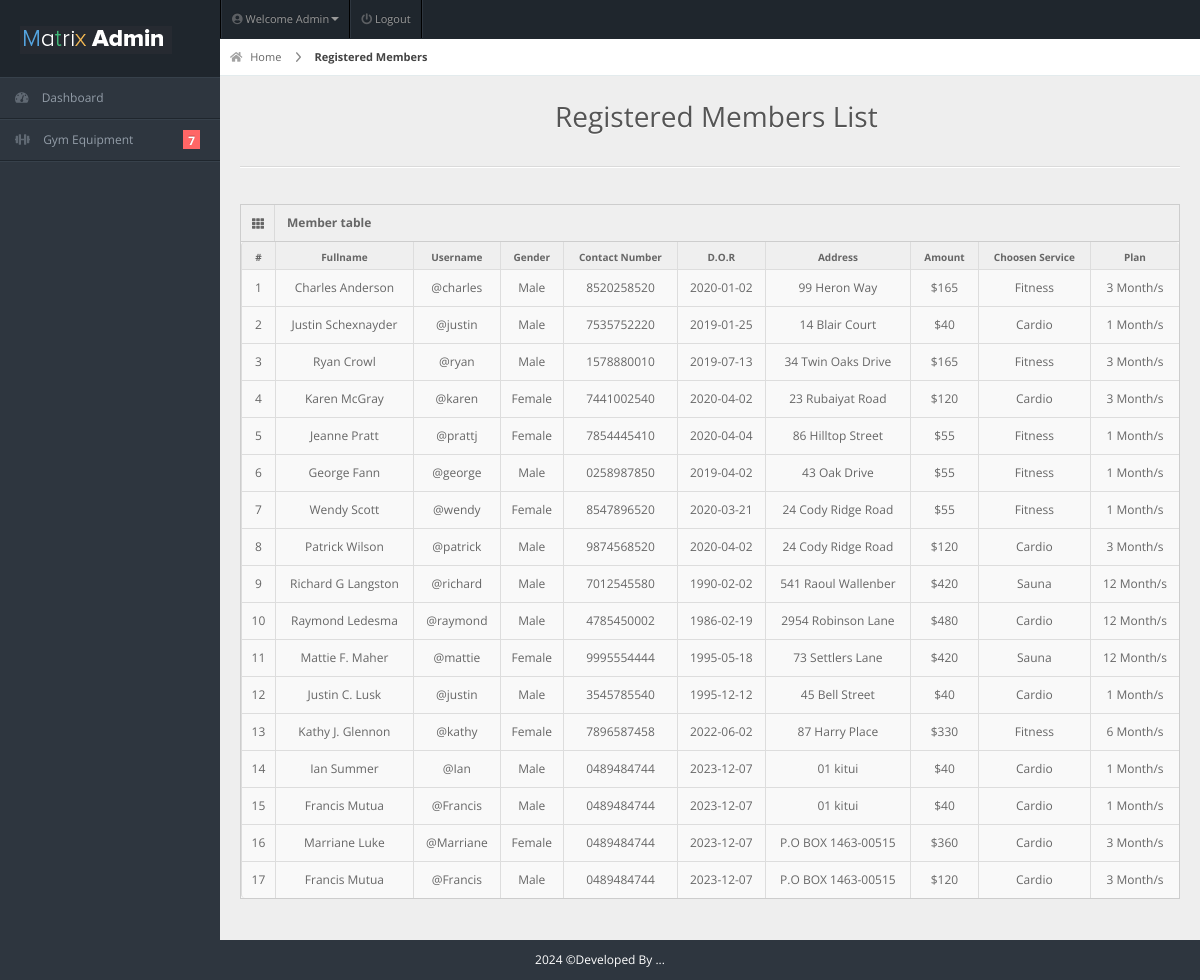
The app's page /admin/members.php (signed in) with its own data.
### tables this page shows
CREATE TABLE `members` (
  `user_id` int(11) NOT NULL,
  `fullname` varchar(20) NOT NULL,
  `username` varchar(20) NOT NULL,
  `password` varchar(100) NOT NULL,
  `gender` varchar(20) NOT NULL,
  `dor` date NOT NULL,
  `services` varchar(50) NOT NULL,
  `amount` int(11) NOT NULL,
  `paid_date` date NOT NULL,
  `p_year` int(11) NOT NULL,
  `plan` varchar(100) NOT NULL,
  `address` varchar(20) NOT NULL,
  `contact` varchar(10) NOT NULL,
  `status` varchar(20) NOT NULL DEFAULT 'Active',
  `attendance_count` int(11) DEFAULT 0,
  `ini_weight` int(11) NOT NULL DEFAULT 0,
  `curr_weight` int(11) NOT NULL DEFAULT 0,
  `ini_bodytype` varchar(50) DEFAULT '',
  `curr_bodytype` varchar(50) DEFAULT '',
  `progress_date` date DEFAULT NULL,
  `reminder` int(11) NOT NULL DEFAULT 0
);

### admin/members.php (the view, shortened to what this page needs)
<!DOCTYPE html>
<html lang="en">
<head>
<link rel="stylesheet" href="../css/bootstrap.min.css" />
<link rel="stylesheet" href="../css/bootstrap-responsive.min.css" />
<link rel="stylesheet" href="../css/fullcalendar.css" />
<link rel="stylesheet" href="../css/matrix-style.css" />
<link rel="stylesheet" href="../css/matrix-media.css" />
<link href="../font-awesome/css/fontawesome.css" rel="stylesheet" />
<link href="../font-awesome/css/all.css" rel="stylesheet" />
<link rel="stylesheet" href="../css/jquery.gritter.css" />
</head>
<body>
<div id="header">
  <h1><a href="dashboard.html">Gym Admin</a></h1>
</div>
<?php include 'includes/topheader.php'?>
<?php $page="members"; include 'includes/sidebar.php'?>
<div id="content">
  <div id="content-header">
    <div id="breadcrumb"> <a href="#" title="Go to Home" class="tip-bottom"><i class="fas fa-home"></i> Home</a> <a href="#" class="current">Registered Members</a> </div>
    <h1 class="text-center">Registered Members List <i class="fas fa-group"></i></h1>
  </div>
  <div class="container-fluid">
    <hr>
    <div class="row-fluid">
      <div class="span12">
      <div class='widget-box'>
          <div class='widget-title'> <span class='icon'> <i class='fas fa-th'></i> </span>
            <h5>Member table</h5>
          </div>
          <div class='widget-content nopadding'>
	  <?php
      include "dbcon.php";
      $qry="select * from members";
      $cnt = 1;
        $result=mysqli_query($con,$qry);
          echo"<table class='table table-bordered table-hover'>
              <thead>
                <tr>
                  <th>#</th>
                  <th>Fullname</th>
                  <th>Username</th>
                  <th>Gender</th>
                  <th>Contact Number</th>
                  <th>D.O.R</th>
                  <th>Address</th>
                  <th>Amount</th>
                  <th>Choosen Service</th>
                  <th>Plan</th>
                </tr>
              </thead>";
            while($row=mysqli_fetch_array($result)){
            echo"<tbody>
                <td><div class='text-center'>".$cnt."</div></td>
                <td><div class='text-center'>".$row['fullname']."</div></td>
                <td><div class='text-center'>@".$row['username']."</div></td>
                <td><div class='text-center'>".$row['gender']."</div></td>
                <td><div class='text-center'>".$row['contact']."</div></td>
                <td><div class='text-center'>".$row['dor']."</div></td>
                <td><div class='text-center'>".$row['address']."</div></td>
                <td><div class='text-center'>$".$row['amount']."</div></td>
                <td><div class='text-center'>".$row['services']."</div></td>
                <td><div class='text-center'>".$row['plan']." Month/s</div></td>
              </tbody>";
          $cnt++;  }
            ?>
            </table>
          </div>
        </div>
      </div>
    </div>
  </div>
</div>
<div class="row-fluid">
  <div id="footer" class="span12"> <?php echo date("Y");?> &copy;Developed By ...</a> </div>
</div>
</body>
</html>

### css/matrix-style.css (style rules this page uses)
* { outline: none !important; -moz-outline: none !important; }
html, body { height: 100%; }
body { overflow-x: hidden; margin-top: -10px; font-family: "Open Sans", sans-serif; font-size: 12px; color: #666; }
a { color: #666; }
select, textarea, input[type="text"], input[type="password"], input[type="datetime"], input[type="datetime-local"], input[type="date"], input[type="month"], input[type="time"], input[type="week"], input[type="number"], input[type="email"], input[type="url"], input[type="search"], input[type="tel"], input[type="color"], .uneditable-input, .label, .dropdown-menu, .btn, .well, .progress, .table-bordered, .btn-group > .btn:first-child, .btn-group > .btn:last-child, .btn-group > .btn:last-child, .btn-group > .dropdown-toggle, .alert { border-radius: 0px; }
#footer { padding: 10px; text-align: center; }
hr { border-top-color: #dadada; }
#header { height: 77px; position: relative; width: 100%; z-index: -9; }
#header h1 { background: url("../img/icontest3.png") no-repeat scroll 0 0 transparent; height: 31px; left: 20px; line-height: 600px; overflow: hidden; position: relative; top: 26px; width: 191px; }
#header h1 a { display: block; }
#content { background: none repeat scroll 0 0 #eeeeee; margin-left: 220px; margin-right: 0; padding-bottom: 25px; position: relative; min-height: 100%; width: auto; }
#content-header { position: abslute; width: 100%; margin-top: -38px; z-index: 20; }
#content-header h1 { color: #555555; font-size: 28px; font-weight: normal; float: none; text-shadow: 0 1px 0 #ffffff; margin-left: 20px; position: relative; }
#content-header h1, #content-header .btn-group { margin-top: 20px; }
#breadcrumb { background-color: #fff; border-bottom: 1px solid #e3ebed; }
#breadcrumb a { padding: 8px 20px 8px 10px; display: inline-block; background-image: url("../img/breadcrumb.png"); background-position: center right; background-repeat: no-repeat; font-size: 11px; color: #666666; }
#breadcrumb a:last-child { background-image: none; }
#breadcrumb a.current { font-weight: bold; color: #444444; }
#breadcrumb a i { margin-right: 5px; opacity: 0.6; }
.widget-box { background: none repeat scroll 0 0 #f9f9f9; border-left: 1px solid #cdcdcd; border-top: 1px solid #cdcdcd; border-right: 1px solid #cdcdcd; clear: both; margin-top: 16px; margin-bottom: 16px; position: relative; }
.widget-title, .modal-header, .table th, div.dataTables_wrapper .ui-widget-header { background: #efefef; border-bottom: 1px solid #cdcdcd; height: 36px; }
.widget-title span.icon { padding: 9px 10px 7px 11px; float: left; border-right: 1px solid #dadada; }
.widget-title h5 { color: #666; float: left; font-size: 12px; font-weight: bold; padding: 12px; line-height: 12px; margin: 0; }
.widget-content { padding: 15px; border-bottom: 1px solid #cdcdcd; }
.table th { height: auto; font-size: 10px; padding: 5px 10px 2px; border-bottom: 0; text-align: center; color: #666666; }
.nopadding { padding: 0 !important; }
.nopadding .table { margin-bottom: 0; }
.nopadding .table-bordered { border: 0; }

### css/matrix-media.css (style rules this page uses)
body { background:#2E363F; }
#header { background-color: #1f262d; margin-top:10px; }

### admin/members.php (style rules this page uses)
#footer { color: white; }

### records on screen
members: fullname "Charles Anderson", username "charles", gender "Male", contact "8520258520", dor "2020-01-02", address "99 Heron Way", amount "165", services "Fitness", plan "3"
members: fullname "Justin Schexnayder", username "justin", gender "Male", contact "7535752220", dor "2019-01-25", address "14 Blair Court", amount "40", services "Cardio", plan "1"
members: fullname "Ryan Crowl", username "ryan", gender "Male", contact "1578880010", dor "2019-07-13", address "34 Twin Oaks Drive", amount "165", services "Fitness", plan "3"
members: fullname "Karen McGray", username "karen", gender "Female", contact "7441002540", dor "2020-04-02", address "23 Rubaiyat Road", amount "120", services "Cardio", plan "3"
members: fullname "Jeanne Pratt", username "prattj", gender "Female", contact "7854445410", dor "2020-04-04", address "86 Hilltop Street", amount "55", services "Fitness", plan "1"
members: fullname "George Fann", username "george", gender "Male", contact "0258987850", dor "2019-04-02", address "43 Oak Drive", amount "55", services "Fitness", plan "1"
members: fullname "Wendy Scott", username "wendy", gender "Female", contact "8547896520", dor "2020-03-21", address "24 Cody Ridge Road", amount "55", services "Fitness", plan "1"
members: fullname "Patrick Wilson", username "patrick", gender "Male", contact "9874568520", dor "2020-04-02", address "24 Cody Ridge Road", amount "120", services "Cardio", plan "3"
members: fullname "Richard G Langston", username "richard", gender "Male", contact "7012545580", dor "1990-02-02", address "541 Raoul Wallenber", amount "420", services "Sauna", plan "12"
members: fullname "Raymond Ledesma", username "raymond", gender "Male", contact "4785450002", dor "1986-02-19", address "2954 Robinson Lane", amount "480", services "Cardio", plan "12"
members: fullname "Mattie F. Maher", username "mattie", gender "Female", contact "9995554444", dor "1995-05-18", address "73 Settlers Lane", amount "420", services "Sauna", plan "12"
members: fullname "Justin C. Lusk", username "justin", gender "Male", contact "3545785540", dor "1995-12-12", address "45 Bell Street", amount "40", services "Cardio", plan "1"
members: fullname "Kathy J. Glennon", username "kathy", gender "Female", contact "7896587458", dor "2022-06-02", address "87 Harry Place", amount "330", services "Fitness", plan "6"
members: fullname "Ian Summer", username "Ian", gender "Male", contact "0489484744", dor "2023-12-07", address "01 kitui", amount "40", services "Cardio", plan "1"
members: fullname "Francis Mutua", username "Francis", gender "Male", contact "0489484744", dor "2023-12-07", address "01 kitui", amount "40", services "Cardio", plan "1"
members: fullname "Marriane Luke", username "Marriane", gender "Female", contact "0489484744", dor "2023-12-07", address "P.O BOX 1463-00515", amount "360", services "Cardio", plan "3"
members: fullname "Francis Mutua", username "Francis", gender "Male", contact "0489484744", dor "2023-12-07", address "P.O BOX 1463-00515", amount "120", services "Cardio", plan "3"

### other values on screen
$query->num_rows "7"
